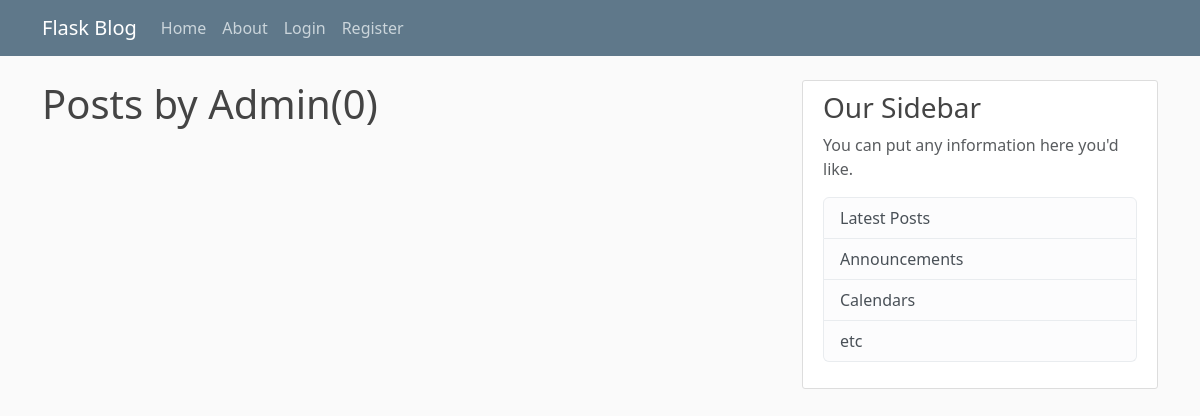
Before: /user/Admin with the older database file.
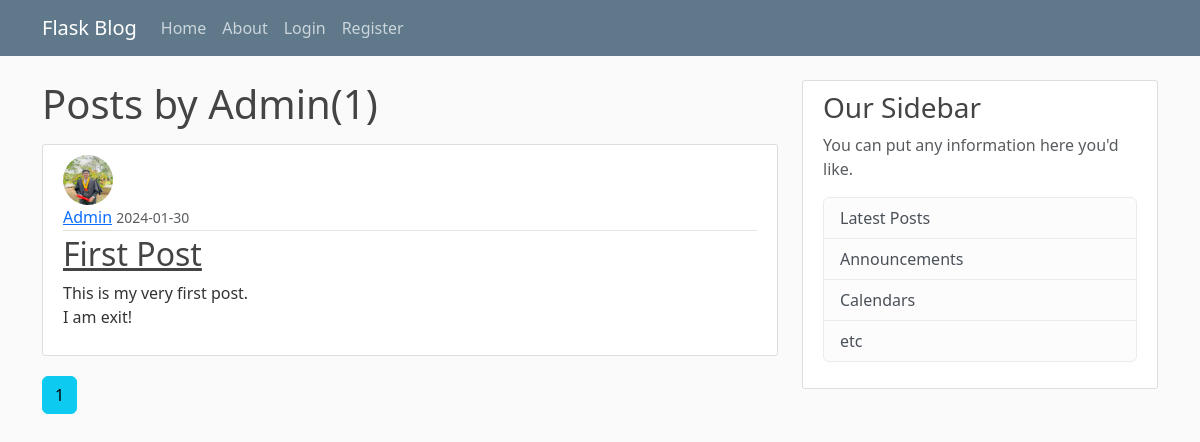
After: the same page with the newer database file.
### flaskblog/models.py (models this page shows, shortened)
class Post(db.Model):
    id=db.Column(db.Integer,primary_key=True)
    title=db.Column(db.String(100),nullable=False)
    date_posted=db.Column(db.DateTime,nullable=False,default=datetime.utcnow())
    content=db.Column(db.Text,nullable=False)
    user_id=db.Column(db.Integer,db.ForeignKey('user.id'),nullable=False)

class User(db.Model,UserMixin):
    id=db.Column(db.Integer,primary_key=True)
    username=db.Column(db.String(20),unique=True,nullable=False)
    email=db.Column(db.String(120),unique=True,nullable=False)
    image_file=db.Column(db.String(20),nullable=False,default='default.jpg')
    password=db.Column(db.String(60),nullable=False)
    posts=db.relationship('Post',backref='author',lazy=True)

### flaskblog/routes.py (the view)
@app.route('/user/<string:username>')
def user_posts(username):
    page=request.args.get('page',1,type=int)
    user=User.query.filter_by(username=username).first_or_404()
    posts=Post.query.filter_by(author=user).order_by(Post.date_posted.desc()).paginate(page=page,per_page=5)
    return render_template('user_posts.html',posts=posts,user=user)

### flaskblog/templates/user_posts.html
{%extends "layout.html"%}
{% block content %}
<h1 class="mb-3">Posts by {{user.username}}({{posts.total}})</h1>
  {% for post in posts%}
  <article class="media content-section">
    <img class="rounded-circle article-img" src="{{url_for('static',filename='profile_pics/'+post.author.image_file)}}"
      alt="">
    <div class="media-body">
      <div class="article-metadata">
        <a class="mr-2" href="{{url_for('user_posts',username=post.author.username)}}">{{ post.author.username }}</a>
        <small class="text-muted">{{ post.date_posted.strftime('%Y-%m-%d') }}</small>
      </div>
      <h2><a class="article-title" href="{{url_for('post',post_id=post.id)}}">{{ post.title }}</a></h2>
      <p class="article-content">{{ post.content }}</p>
    </div>
  </article>
  {%endfor%}
  {% for page_num in posts.iter_pages(left_edge=1, right_edge=1,left_current=1,right_current=2)%}
  {%if page_num%}
  {%if posts.page==page_num%}
  <a class="btn btn-info mb-4" href="{{url_for('user_posts',username=user.username,page=page_num)}}">{{page_num}}</a>
  {%else%}
  <a class="btn btn-outline-info mb-4" href="{{url_for('user_posts',username=user.username,page=page_num)}}">{{page_num}}</a>
  {%endif%}
  {%else%}
  ...
  {%endif%}
  {%endfor%}
{% endblock content%}

Changed rows visible on the page:
added Post: image_file (picture), author.username "Admin", date_posted "2024-01-30", title "First Post", content "This is my very first post. I am exit!"
Other visible differences:
{{ posts.total }}: "0" → "1"
new list line: "1"
